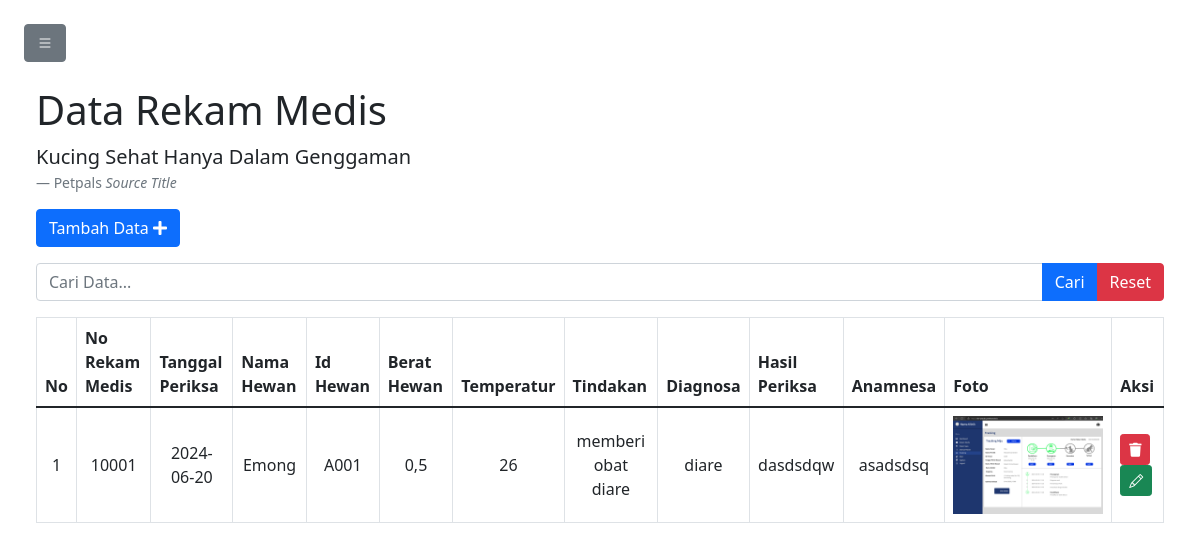
The app's page /rekammedis.php with its own data.
### tables this page shows
CREATE TABLE `rekammedis` (
  `no` int(11) NOT NULL,
  `norekam` int(11) NOT NULL,
  `tgl_periksa` date NOT NULL,
  `namahewan` varchar(50) NOT NULL,
  `idhewan` varchar(15) NOT NULL,
  `berathwn` varchar(255) NOT NULL,
  `temperatur` varchar(255) NOT NULL,
  `tindakan` varchar(255) NOT NULL,
  `diagnosa` varchar(255) NOT NULL,
  `hasil_periksa` varchar(255) NOT NULL,
  `gejala` varchar(255) NOT NULL,
  `foto` varchar(50) NOT NULL
);

### rekammedis.php (the view, shortened to what this page needs)
<!DOCTYPE html>
<?php
include 'koneksi.php';
$no = 0;
if (isset($_POST['bcari'])) {
    $keyword = $_POST['tcari'];
    $q = "SELECT * FROM rekammedis WHERE idhewan LIKE '%$keyword%' OR namahewan LIKE '%$keyword%' OR norekam LIKE '%$keyword%' ORDER BY idhewan ASC";
} else {
    $q = "SELECT * FROM rekammedis ORDER BY idhewan ASC";
}
$sql = mysqli_query($conn, $q);
?>
<html lang="en">
<head>
  <link rel="stylesheet" href="https://stackpath.bootstrapcdn.com/bootstrap/5.0.0-alpha2/css/bootstrap.min.css"/>
  <link href="css/bootstrap.min.css" rel="stylesheet">
  <link rel="stylesheet" href="fontawesome/css/font-awesome.min.css">
  <link rel="stylesheet" href="https://cdnjs.cloudflare.com/ajax/libs/font-awesome/5.15.4/css/all.min.css">
  <link rel="stylesheet" href="https://cdn.jsdelivr.net/npm/bootstrap-icons@1.9.1/font/bootstrap-icons.css">
  <link rel="stylesheet" href="style.css">
</head>
<body>
  <div class="p-4" id="main-content">
    <button class="btn-toggle btn btn-secondary" id="button-toggle"><i class="bi bi-list"></i></button>
    <div class="container-fluid">
      <figure>
        <h1 class="mt-4"> Data Rekam Medis </h1>
        <blockquote class="blockquote"><p>Kucing Sehat Hanya Dalam Genggaman</p></blockquote>
        <figcaption class="blockquote-footer">Petpals <cite title="Source Title">Source Title</cite></figcaption>
      </figure>
      <a href="kelolarm.php" type="button" class="btn btn-primary mb-3">Tambah Data <i class="fa fa-plus"></i></a>
      <form method="POST" action="" class=" mb-3">
        <div class="input-group mb-3">
          <input type="text" name="tcari" id="tcari" value="<?php echo isset($_POST['tcari']) ? $_POST['tcari'] : ''; ?>" class="form-control" placeholder="Cari Data...">
          <button class="btn btn-primary" name="bcari" type="submit">Cari</button>
          <button class="btn btn-danger" name="breset" type="submit" id="reset-button">Reset</button>
        </div>
      </form>
    </div>
    <div class="container-fluid">
      <div class="table-responsive">
        <table class="table align-middle table-bordered table-hover">
          <thead>
            <tr>
              <th> No </th>
              <th> No Rekam Medis </th>
              <th> Tanggal Periksa </th>
              <th> Nama Hewan </th>
              <th> Id Hewan </th>
              <th> Berat Hewan </th>
              <th> Temperatur </th>
              <th> Tindakan </th>
              <th> Diagnosa </th>
              <th> Hasil Periksa </th>
              <th> Anamnesa </th>
              <th> Foto </th>
              <th> Aksi </th>
            </tr>
          </thead>
          <tbody>
            <?php
            while ($result = mysqli_fetch_assoc($sql)) {
            ?>
              <tr>
                <td><center><?php echo ++$no; ?></center></td>
                <td><center><?php echo $result['norekam']; ?></center></td>
                <td><center><?php echo $result['tgl_periksa']; ?></center></td>
                <td><center><?php echo $result['namahewan']; ?></center></td>
                <td><center><?php echo $result['idhewan']; ?></center></td>
                <td><center><?php echo $result['berathwn']; ?></center></td>
                <td><center><?php echo $result['temperatur']; ?></center></td>
                <td><center><?php echo $result['tindakan']; ?></center></td>
                <td><center><?php echo $result['diagnosa']; ?></center></td>
                <td><center><?php echo $result['hasil_periksa']; ?></center></td>
                <td><center><?php echo $result['gejala']; ?></center></td>
                <td><center><img src="img/<?php echo $result['foto']; ?>" style ="width:150px;"></center></td>
                <td>
                  <a href="prosesrm.php?hapus=<?php echo $result['idhewan']; ?>" name="hapus" type="button" class="btn btn-danger btn-sm" onclick="return confirm('Apakah Anda Ingin Menghapus Data Tersebut?')">
                    <i class="fa fa-trash"></i>
                  </a>
                  <a href="kelolarm.php?ubah=<?php echo $result['idhewan']; ?>" type="button" class="btn btn-success btn-sm">
                    <i class="bi bi-pencil"></i>
                  </a>
                </td>
              </tr>
            <?php
            }
            ?>
          </tbody>
        </table>
      </div>
    </div>
  </div>
</body>
</html>

### style.css (style rules this page uses)
a { text-decoration: none; }
#main-content { transition: 0.4s; }

### records on screen
rekammedis: norekam "10001", tgl_periksa "2024-06-20", namahewan "Emong", idhewan "A001", berathwn "0,5", temperatur "26", tindakan "memberi obat diare", diagnosa "diare", hasil_periksa "dasdsdqw", gejala "asadsdsq", foto (picture)
